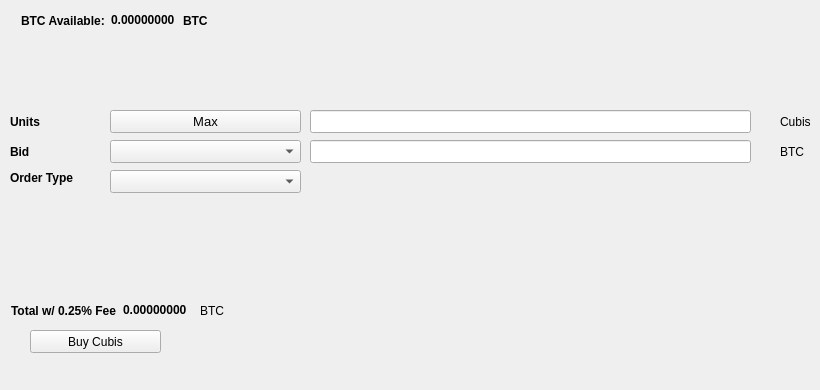
   <widget class="QWidget" name="BuyTab">
    <attribute name="title">
     <string>Buy</string>
    </attribute>
    <widget class="QPushButton" name="BuyCubis">
     <property name="geometry">
      <rect>
       <x>30</x>
       <y>330</y>
       <width>131</width>
       <height>23</height>
      </rect>
     </property>
     <property name="text">
      <string>Buy Cubis</string>
     </property>
     <property name="icon">
      <iconset resource="../cubis.qrc">
       <normaloff>:/icons/bitcoin</normaloff>:/icons/bitcoin</iconset>
     </property>
    </widget>
    <widget class="QLabel" name="label_3">
     <property name="geometry">
      <rect>
       <x>10</x>
       <y>110</y>
       <width>46</width>
       <height>23</height>
      </rect>
     </property>
     <property name="font">
      <font>
       <weight>75</weight>
       <bold>true</bold>
      </font>
     </property>
     <property name="text">
      <string>Units</string>
     </property>
    </widget>
    <widget class="QLineEdit" name="UnitsInput">
     <property name="geometry">
      <rect>
       <x>310</x>
       <y>110</y>
       <width>441</width>
       <height>23</height>
      </rect>
     </property>
     <property name="font">
      <font>
       <pointsize>9</pointsize>
       <weight>75</weight>
       <bold>true</bold>
      </font>
     </property>
    </widget>
    <widget class="QLineEdit" name="BuyBidPriceEdit">
     <property name="geometry">
      <rect>
       <x>310</x>
       <y>140</y>
       <width>441</width>
       <height>23</height>
      </rect>
     </property>
     <property name="font">
      <font>
       <pointsize>9</pointsize>
       <weight>75</weight>
       <bold>true</bold>
      </font>
     </property>
    </widget>
    <widget class="QLabel" name="label_4">
     <property name="geometry">
      <rect>
       <x>780</x>
       <y>110</y>
       <width>31</width>
       <height>23</height>
      </rect>
     </property>
     <property name="text">
      <string>Cubis</string>
     </property>
    </widget>
    <widget class="QLabel" name="label_5">
     <property name="geometry">
      <rect>
       <x>780</x>
       <y>140</y>
       <width>31</width>
       <height>23</height>
      </rect>
     </property>
     <property name="text">
      <string>BTC</string>
     </property>
    </widget>
    <widget class="QLabel" name="label_6">
     <property name="geometry">
      <rect>
       <x>10</x>
       <y>140</y>
       <width>46</width>
       <height>23</height>
      </rect>
     </property>
     <property name="font">
      <font>
       <weight>75</weight>
       <bold>true</bold>
      </font>
     </property>
     <property name="text">
      <string>Bid</string>
     </property>
    </widget>
    <widget class="QLabel" name="label_7">
     <property name="geometry">
      <rect>
       <x>10</x>
       <y>170</y>
       <width>91</width>
       <height>16</height>
      </rect>
     </property>
     <property name="font">
      <font>
       <weight>75</weight>
       <bold>true</bold>
      </font>
     </property>
     <property name="text">
      <string>Order Type</string>
     </property>
    </widget>
    <widget class="QPushButton" name="Buy_Max_Amount">
     <property name="geometry">
      <rect>
       <x>110</x>
       <y>110</y>
       <width>191</width>
       <height>23</height>
      </rect>
     </property>
     <property name="font">
      <font>
       <pointsize>10</pointsize>
      </font>
     </property>
     <property name="text">
      <string>Max</string>
     </property>
    </widget>
    <widget class="QComboBox" name="BuyBidcomboBox">
     <property name="geometry">
      <rect>
       <x>110</x>
       <y>140</y>
       <width>191</width>
       <height>23</height>
      </rect>
     </property>
     <property name="font">
      <font>
       <pointsize>10</pointsize>
      </font>
     </property>
    </widget>
    <widget class="QComboBox" name="buyOrdertypeCombo">
     <property name="geometry">
      <rect>
       <x>110</x>
       <y>170</y>
       <width>191</width>
       <height>23</height>
      </rect>
     </property>
     <property name="font">
      <font>
       <pointsize>10</pointsize>
      </font>
     </property>
    </widget>
    <widget class="QWidget" name="layoutWidget1">
     <property name="geometry">
      <rect>
       <x>21</x>
       <y>11</y>
       <width>227</width>
       <height>19</height>
      </rect>
     </property>
     <layout class="QHBoxLayout" name="horizontalLayout_3">
      <item>
       <widget class="QLabel" name="label232">
        <property name="font">
         <font>
          <weight>75</weight>
          <bold>true</bold>
         </font>
        </property>
        <property name="text">
         <string>BTC Available:</string>
        </property>
       </widget>
      </item>
      <item>
       <widget class="QLabel" name="BtcAvailableLbl">
        <property name="palette">
         <palette>
          <active>
           <colorrole role="WindowText">
            <brush brushstyle="SolidPattern">
             <color alpha="255">
              <red>0</red>
              <green>0</green>
              <blue>0</blue>
             </color>
            </brush>
           </colorrole>
           <colorrole role="Button">
            <brush brushstyle="SolidPattern">
             <color alpha="255">
              <red>0</red>
              <green>170</green>
              <blue>0</blue>
             </color>
            </brush>
           </colorrole>
           <colorrole role="Light">
            <brush brushstyle="SolidPattern">
             <color alpha="255">
              <red>0</red>
              <green>255</green>
              <blue>0</blue>
             </color>
            </brush>
           </colorrole>
           <colorrole role="Midlight">
            <brush brushstyle="SolidPattern">
             <color alpha="255">
              <red>0</red>
              <green>212</green>
              <blue>0</blue>
             </color>
            </brush>
           </colorrole>
           <colorrole role="Dark">
            <brush brushstyle="SolidPattern">
             <color alpha="255">
              <red>0</red>
              <green>85</green>
              <blue>0</blue>
             </color>
            </brush>
           </colorrole>
           <colorrole role="Mid">
            <brush brushstyle="SolidPattern">
             <color alpha="255">
              <red>0</red>
              <green>113</green>
              <blue>0</blue>
             </color>
            </brush>
           </colorrole>
           <colorrole role="Text">
            <brush brushstyle="SolidPattern">
             <color alpha="255">
              <red>0</red>
              <green>170</green>
              <blue>0</blue>
             </color>
            </brush>
           </colorrole>
           <colorrole role="BrightText">
            <brush brushstyle="SolidPattern">
             <color alpha="255">
              <red>255</red>
              <green>255</green>
              <blue>255</blue>
             </color>
            </brush>
           </colorrole>
           <colorrole role="ButtonText">
            <brush brushstyle="SolidPattern">
             <color alpha="255">
              <red>0</red>
              <green>0</green>
              <blue>0</blue>
             </color>
            </brush>
           </colorrole>
           <colorrole role="Base">
            <brush brushstyle="SolidPattern">
             <color alpha="255">
              <red>255</red>
              <green>255</green>
              <blue>255</blue>
             </color>
            </brush>
           </colorrole>
           <colorrole role="Window">
            <brush brushstyle="SolidPattern">
             <color alpha="255">
              <red>0</red>
              <green>170</green>
              <blue>0</blue>
             </color>
            </brush>
           </colorrole>
           <colorrole role="Shadow">
            <brush brushstyle="SolidPattern">
             <color alpha="255">
              <red>0</red>
              <green>0</green>
              <blue>0</blue>
             </color>
            </brush>
           </colorrole>
           <colorrole role="AlternateBase">
            <brush brushstyle="SolidPattern">
             <color alpha="255">
              <red>127</red>
              <green>212</green>
              <blue>127</blue>
             </color>
            </brush>
           </colorrole>
           <colorrole role="ToolTipBase">
            <brush brushstyle="SolidPattern">
             <color alpha="255">
              <red>255</red>
              <green>255</green>
              <blue>220</blue>
             </color>
            </brush>
           </colorrole>
           <colorrole role="ToolTipText">
            <brush brushstyle="SolidPattern">
             <color alpha="255">
              <red>0</red>
              <green>0</green>
              <blue>0</blue>
             </color>
            </brush>
           </colorrole>
          </active>
          <inactive>
           <colorrole role="WindowText">
            <brush brushstyle="SolidPattern">
             <color alpha="255">
              <red>0</red>
              <green>0</green>
              <blue>0</blue>
             </color>
            </brush>
           </colorrole>
           <colorrole role="Button">
            <brush brushstyle="SolidPattern">
             <color alpha="255">
              <red>0</red>
              <green>170</green>
              <blue>0</blue>
             </color>
            </brush>
           </colorrole>
           <colorrole role="Light">
            <brush brushstyle="SolidPattern">
             <color alpha="255">
              <red>0</red>
              <green>255</green>
              <blue>0</blue>
             </color>
            </brush>
           </colorrole>
           <colorrole role="Midlight">
            <brush brushstyle="SolidPattern">
             <color alpha="255">
              <red>0</red>
              <green>212</green>
              <blue>0</blue>
             </color>
            </brush>
           </colorrole>
           <colorrole role="Dark">
            <brush brushstyle="SolidPattern">
             <color alpha="255">
              <red>0</red>
              <green>85</green>
              <blue>0</blue>
             </color>
            </brush>
           </colorrole>
           <colorrole role="Mid">
            <brush brushstyle="SolidPattern">
             <color alpha="255">
              <red>0</red>
              <green>113</green>
              <blue>0</blue>
             </color>
            </brush>
           </colorrole>
           <colorrole role="Text">
            <brush brushstyle="SolidPattern">
             <color alpha="255">
              <red>0</red>
              <green>170</green>
              <blue>0</blue>
             </color>
            </brush>
           </colorrole>
           <colorrole role="BrightText">
            <brush brushstyle="SolidPattern">
             <color alpha="255">
              <red>255</red>
              <green>255</green>
              <blue>255</blue>
             </color>
            </brush>
           </colorrole>
           <colorrole role="ButtonText">
            <brush brushstyle="SolidPattern">
             <color alpha="255">
              <red>0</red>
              <green>0</green>
              <blue>0</blue>
             </color>
            </brush>
           </colorrole>
           <colorrole role="Base">
            <brush brushstyle="SolidPattern">
             <color alpha="255">
              <red>255</red>
              <green>255</green>
              <blue>255</blue>
             </color>
            </brush>
           </colorrole>
           <colorrole role="Window">
            <brush brushstyle="SolidPattern">
             <color alpha="255">
              <red>0</red>
              <green>170</green>
              <blue>0</blue>
             </color>
            </brush>
           </colorrole>
           <colorrole role="Shadow">
            <brush brushstyle="SolidPattern">
             <color alpha="255">
              <red>0</red>
              <green>0</green>
              <blue>0</blue>
             </color>
            </brush>
           </colorrole>
           <colorrole role="AlternateBase">
            <brush brushstyle="SolidPattern">
             <color alpha="255">
              <red>127</red>
              <green>212</green>
              <blue>127</blue>
             </color>
            </brush>
           </colorrole>
           <colorrole role="ToolTipBase">
            <brush brushstyle="SolidPattern">
             <color alpha="255">
              <red>255</red>
              <green>255</green>
              <blue>220</blue>
             </color>
            </brush>
           </colorrole>
           <colorrole role="ToolTipText">
            <brush brushstyle="SolidPattern">
             <color alpha="255">
              <red>0</red>
              <green>0</green>
              <blue>0</blue>
             </color>
            </brush>
           </colorrole>
          </inactive>
          <disabled>
           <colorrole role="WindowText">
            <brush brushstyle="SolidPattern">
             <color alpha="255">
              <red>0</red>
              <green>85</green>
              <blue>0</blue>
             </color>
            </brush>
           </colorrole>
           <colorrole role="Button">
            <brush brushstyle="SolidPattern">
             <color alpha="255">
              <red>0</red>
              <green>170</green>
              <blue>0</blue>
             </color>
            </brush>
           </colorrole>
           <colorrole role="Light">
            <brush brushstyle="SolidPattern">
             <color alpha="255">
              <red>0</red>
              <green>255</green>
              <blue>0</blue>
             </color>
            </brush>
           </colorrole>
           <colorrole role="Midlight">
            <brush brushstyle="SolidPattern">
             <color alpha="255">
              <red>0</red>
              <green>212</green>
              <blue>0</blue>
             </color>
            </brush>
           </colorrole>
           <colorrole role="Dark">
            <brush brushstyle="SolidPattern">
             <color alpha="255">
              <red>0</red>
              <green>85</green>
              <blue>0</blue>
             </color>
            </brush>
           </colorrole>
           <colorrole role="Mid">
            <brush brushstyle="SolidPattern">
             <color alpha="255">
              <red>0</red>
              <green>113</green>
              <blue>0</blue>
             </color>
            </brush>
           </colorrole>
           <colorrole role="Text">
            <brush brushstyle="SolidPattern">
             <color alpha="255">
              <red>0</red>
              <green>85</green>
              <blue>0</blue>
             </color>
            </brush>
           </colorrole>
           <colorrole role="BrightText">
            <brush brushstyle="SolidPattern">
             <color alpha="255">
              <red>255</red>
              <green>255</green>
              <blue>255</blue>
             </color>
            </brush>
           </colorrole>
           <colorrole role="ButtonText">
            <brush brushstyle="SolidPattern">
             <color alpha="255">
              <red>0</red>
              <green>85</green>
              <blue>0</blue>
             </color>
            </brush>
           </colorrole>
           <colorrole role="Base">
            <brush brushstyle="SolidPattern">
             <color alpha="255">
              <red>0</red>
              <green>170</green>
              <blue>0</blue>
             </color>
            </brush>
           </colorrole>
           <colorrole role="Window">
            <brush brushstyle="SolidPattern">
             <color alpha="255">
              <red>0</red>
              <green>170</green>
              <blue>0</blue>
             </color>
            </brush>
           </colorrole>
           <colorrole role="Shadow">
            <brush brushstyle="SolidPattern">
             <color alpha="255">
              <red>0</red>
              <green>0</green>
              <blue>0</blue>
             </color>
            </brush>
           </colorrole>
           <colorrole role="AlternateBase">
            <brush brushstyle="SolidPattern">
             <color alpha="255">
              <red>0</red>
              <green>170</green>
              <blue>0</blue>
             </color>
            </brush>
           </colorrole>
           <colorrole role="ToolTipBase">
            <brush brushstyle="SolidPattern">
             <color alpha="255">
              <red>255</red>
              <green>255</green>
              <blue>220</blue>
             </color>
            </brush>
           </colorrole>
           <colorrole role="ToolTipText">
            <brush brushstyle="SolidPattern">
             <color alpha="255">
              <red>0</red>
              <green>0</green>
              <blue>0</blue>
             </color>
            </brush>
           </colorrole>
          </disabled>
         </palette>
        </property>
        <property name="font">
         <font>
          <weight>75</weight>
          <bold>true</bold>
         </font>
        </property>
        <property name="text">
         <string>0.00000000</string>
        </property>
        <property name="textInteractionFlags">
         <set>Qt::LinksAccessibleByMouse|Qt::TextSelectableByKeyboard|Qt::TextSelectableByMouse</set>
        </property>
       </widget>
      </item>
      <item>
       <widget class="QLabel" name="BtcAvailableLbl_2">
        <property name="font">
         <font>
          <weight>75</weight>
          <bold>true</bold>
         </font>
        </property>
        <property name="text">
         <string>BTC</string>
        </property>
       </widget>
      </item>
     </layout>
    </widget>
    <widget class="QWidget" name="layoutWidge2">
     <property name="geometry">
      <rect>
       <x>11</x>
       <y>301</y>
       <width>259</width>
       <height>19</height>
      </rect>
     </property>
     <layout class="QHBoxLayout" name="horizontalLayout_4">
      <item>
       <widget class="QLabel" name="label_9">
        <property name="font">
         <font>
          <weight>75</weight>
          <bold>true</bold>
         </font>
        </property>
        <property name="text">
         <string>Total w/ 0.25% Fee</string>
        </property>
       </widget>
      </item>
      <item>
       <widget class="QLabel" name="BuyCostLabel">
        <property name="palette">
         <palette>
          <active>
           <colorrole role="WindowText">
            <brush brushstyle="SolidPattern">
             <color alpha="255">
              <red>0</red>
              <green>0</green>
              <blue>0</blue>
             </color>
            </brush>
           </colorrole>
           <colorrole role="Button">
            <brush brushstyle="SolidPattern">
             <color alpha="255">
              <red>0</red>
              <green>170</green>
              <blue>0</blue>
             </color>
            </brush>
           </colorrole>
           <colorrole role="Light">
            <brush brushstyle="SolidPattern">
             <color alpha="255">
              <red>0</red>
              <green>255</green>
              <blue>0</blue>
             </color>
            </brush>
           </colorrole>
           <colorrole role="Midlight">
            <brush brushstyle="SolidPattern">
             <color alpha="255">
              <red>0</red>
              <green>212</green>
              <blue>0</blue>
             </color>
            </brush>
           </colorrole>
           <colorrole role="Dark">
            <brush brushstyle="SolidPattern">
             <color alpha="255">
              <red>0</red>
              <green>85</green>
              <blue>0</blue>
             </color>
            </brush>
           </colorrole>
           <colorrole role="Mid">
            <brush brushstyle="SolidPattern">
             <color alpha="255">
              <red>0</red>
              <green>113</green>
              <blue>0</blue>
             </color>
            </brush>
           </colorrole>
           <colorrole role="Text">
            <brush brushstyle="SolidPattern">
             <color alpha="255">
              <red>0</red>
              <green>170</green>
              <blue>0</blue>
             </color>
            </brush>
           </colorrole>
           <colorrole role="BrightText">
            <brush brushstyle="SolidPattern">
             <color alpha="255">
              <red>255</red>
              <green>255</green>
              <blue>255</blue>
             </color>
            </brush>
           </colorrole>
           <colorrole role="ButtonText">
            <brush brushstyle="SolidPattern">
             <color alpha="255">
              <red>0</red>
              <green>0</green>
              <blue>0</blue>
             </color>
            </brush>
           </colorrole>
           <colorrole role="Base">
            <brush brushstyle="SolidPattern">
             <color alpha="255">
              <red>255</red>
              <green>255</green>
              <blue>255</blue>
             </color>
            </brush>
           </colorrole>
           <colorrole role="Window">
            <brush brushstyle="SolidPattern">
             <color alpha="255">
              <red>0</red>
              <green>170</green>
              <blue>0</blue>
             </color>
            </brush>
           </colorrole>
           <colorrole role="Shadow">
            <brush brushstyle="SolidPattern">
             <color alpha="255">
              <red>0</red>
              <green>0</green>
              <blue>0</blue>
             </color>
            </brush>
           </colorrole>
           <colorrole role="AlternateBase">
            <brush brushstyle="SolidPattern">
             <color alpha="255">
              <red>127</red>
              <green>212</green>
              <blue>127</blue>
             </color>
            </brush>
           </colorrole>
           <colorrole role="ToolTipBase">
            <brush brushstyle="SolidPattern">
             <color alpha="255">
              <red>255</red>
              <green>255</green>
              <blue>220</blue>
             </color>
            </brush>
           </colorrole>
           <colorrole role="ToolTipText">
            <brush brushstyle="SolidPattern">
             <color alpha="255">
              <red>0</red>
              <green>0</green>
              <blue>0</blue>
             </color>
            </brush>
           </colorrole>
          </active>
          <inactive>
           <colorrole role="WindowText">
            <brush brushstyle="SolidPattern">
             <color alpha="255">
              <red>0</red>
              <green>0</green>
              <blue>0</blue>
             </color>
            </brush>
           </colorrole>
           <colorrole role="Button">
            <brush brushstyle="SolidPattern">
             <color alpha="255">
              <red>0</red>
              <green>170</green>
              <blue>0</blue>
             </color>
            </brush>
           </colorrole>
           <colorrole role="Light">
            <brush brushstyle="SolidPattern">
             <color alpha="255">
              <red>0</red>
              <green>255</green>
              <blue>0</blue>
             </color>
            </brush>
           </colorrole>
           <colorrole role="Midlight">
            <brush brushstyle="SolidPattern">
             <color alpha="255">
              <red>0</red>
              <green>212</green>
              <blue>0</blue>
             </color>
            </brush>
           </colorrole>
           <colorrole role="Dark">
            <brush brushstyle="SolidPattern">
             <color alpha="255">
              <red>0</red>
              <green>85</green>
              <blue>0</blue>
             </color>
            </brush>
           </colorrole>
           <colorrole role="Mid">
            <brush brushstyle="SolidPattern">
             <color alpha="255">
              <red>0</red>
              <green>113</green>
              <blue>0</blue>
             </color>
            </brush>
           </colorrole>
           <colorrole role="Text">
            <brush brushstyle="SolidPattern">
             <color alpha="255">
              <red>0</red>
              <green>170</green>
              <blue>0</blue>
             </color>
            </brush>
           </colorrole>
           <colorrole role="BrightText">
            <brush brushstyle="SolidPattern">
             <color alpha="255">
              <red>255</red>
              <green>255</green>
              <blue>255</blue>
             </color>
            </brush>
           </colorrole>
           <colorrole role="ButtonText">
            <brush brushstyle="SolidPattern">
             <color alpha="255">
              <red>0</red>
              <green>0</green>
              <blue>0</blue>
             </color>
            </brush>
           </colorrole>
           <colorrole role="Base">
            <brush brushstyle="SolidPattern">
             <color alpha="255">
              <red>255</red>
              <green>255</green>
              <blue>255</blue>
             </color>
            </brush>
           </colorrole>
           <colorrole role="Window">
            <brush brushstyle="SolidPattern">
             <color alpha="255">
              <red>0</red>
              <green>170</green>
              <blue>0</blue>
             </color>
            </brush>
           </colorrole>
           <colorrole role="Shadow">
            <brush brushstyle="SolidPattern">
             <color alpha="255">
              <red>0</red>
              <green>0</green>
              <blue>0</blue>
             </color>
            </brush>
           </colorrole>
           <colorrole role="AlternateBase">
            <brush brushstyle="SolidPattern">
             <color alpha="255">
              <red>127</red>
              <green>212</green>
              <blue>127</blue>
             </color>
            </brush>
           </colorrole>
           <colorrole role="ToolTipBase">
            <brush brushstyle="SolidPattern">
             <color alpha="255">
              <red>255</red>
              <green>255</green>
              <blue>220</blue>
             </color>
            </brush>
           </colorrole>
           <colorrole role="ToolTipText">
            <brush brushstyle="SolidPattern">
             <color alpha="255">
              <red>0</red>
              <green>0</green>
              <blue>0</blue>
             </color>
            </brush>
           </colorrole>
          </inactive>
          <disabled>
           <colorrole role="WindowText">
            <brush brushstyle="SolidPattern">
             <color alpha="255">
              <red>0</red>
              <green>85</green>
              <blue>0</blue>
             </color>
            </brush>
           </colorrole>
           <colorrole role="Button">
            <brush brushstyle="SolidPattern">
             <color alpha="255">
              <red>0</red>
              <green>170</green>
              <blue>0</blue>
             </color>
            </brush>
           </colorrole>
           <colorrole role="Light">
            <brush brushstyle="SolidPattern">
             <color alpha="255">
              <red>0</red>
              <green>255</green>
              <blue>0</blue>
             </color>
            </brush>
           </colorrole>
           <colorrole role="Midlight">
            <brush brushstyle="SolidPattern">
             <color alpha="255">
              <red>0</red>
              <green>212</green>
              <blue>0</blue>
             </color>
            </brush>
           </colorrole>
           <colorrole role="Dark">
            <brush brushstyle="SolidPattern">
             <color alpha="255">
              <red>0</red>
              <green>85</green>
              <blue>0</blue>
             </color>
            </brush>
           </colorrole>
           <colorrole role="Mid">
            <brush brushstyle="SolidPattern">
             <color alpha="255">
              <red>0</red>
              <green>113</green>
              <blue>0</blue>
             </color>
            </brush>
           </colorrole>
           <colorrole role="Text">
            <brush brushstyle="SolidPattern">
             <color alpha="255">
              <red>0</red>
              <green>85</green>
              <blue>0</blue>
             </color>
            </brush>
           </colorrole>
           <colorrole role="BrightText">
            <brush brushstyle="SolidPattern">
             <color alpha="255">
              <red>255</red>
              <green>255</green>
              <blue>255</blue>
             </color>
            </brush>
           </colorrole>
           <colorrole role="ButtonText">
            <brush brushstyle="SolidPattern">
             <color alpha="255">
              <red>0</red>
              <green>85</green>
              <blue>0</blue>
             </color>
            </brush>
           </colorrole>
           <colorrole role="Base">
            <brush brushstyle="SolidPattern">
             <color alpha="255">
              <red>0</red>
              <green>170</green>
              <blue>0</blue>
             </color>
            </brush>
           </colorrole>
           <colorrole role="Window">
            <brush brushstyle="SolidPattern">
             <color alpha="255">
              <red>0</red>
              <green>170</green>
              <blue>0</blue>
             </color>
            </brush>
           </colorrole>
           <colorrole role="Shadow">
            <brush brushstyle="SolidPattern">
             <color alpha="255">
              <red>0</red>
              <green>0</green>
              <blue>0</blue>
             </color>
            </brush>
           </colorrole>
           <colorrole role="AlternateBase">
            <brush brushstyle="SolidPattern">
             <color alpha="255">
              <red>0</red>
              <green>170</green>
              <blue>0</blue>
             </color>
            </brush>
           </colorrole>
           <colorrole role="ToolTipBase">
            <brush brushstyle="SolidPattern">
             <color alpha="255">
              <red>255</red>
              <green>255</green>
              <blue>220</blue>
             </color>
            </brush>
           </colorrole>
           <colorrole role="ToolTipText">
            <brush brushstyle="SolidPattern">
             <color alpha="255">
              <red>0</red>
              <green>0</green>
              <blue>0</blue>
             </color>
            </brush>
           </colorrole>
          </disabled>
         </palette>
        </property>
        <property name="font">
         <font>
          <weight>75</weight>
          <bold>true</bold>
         </font>
        </property>
        <property name="autoFillBackground">
         <bool>false</bool>
        </property>
        <property name="text">
         <string>0.00000000</string>
        </property>
        <property name="textInteractionFlags">
         <set>Qt::LinksAccessibleByMouse|Qt::TextSelectableByMouse</set>
        </property>
       </widget>
      </item>
      <item>
       <widget class="QLabel" name="label_10">
        <property name="font">
         <font>
          <weight>50</weight>
          <bold>false</bold>
         </font>
        </property>
        <property name="text">
         <string>BTC</string>
        </property>
       </widget>
      </item>
     </layout>
    </widget>
    <widget class="QLabel" name="label_24">
     <property name="geometry">
      <rect>
       <x>460</x>
       <y>300</y>
       <width>281</width>
       <height>81</height>
      </rect>
     </property>
     <property name="text">
      <string/>
     </property>
     <property name="pixmap">
      <pixmap>:/images/bittrex</pixmap>
     </property>
    </widget>
   </widget>
